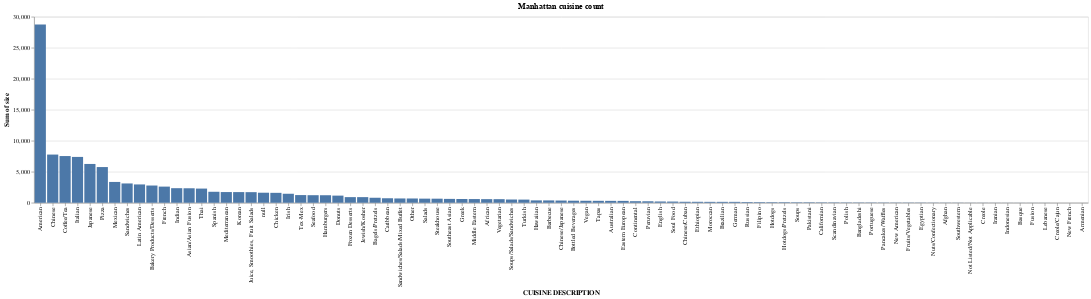

The code cell stored with this chart in its notebook:
### Code cell
alt.Chart(boros_cuisine[boros_cuisine.BORO == "Manhattan"]).mark_bar().encode(
    x= alt.X("CUISINE DESCRIPTION", sort = "-y"),
    y= "sum(size)",
    # facet = "BORO"
).properties(
    title="Manhattan cuisine count"
)

### Figure 1 — Vega-Lite specification as saved in the notebook (floating-point values rounded to 4 significant figures)
{"config": {"view": {"continuousWidth": 400, "continuousHeight": 300}}, "data": {"name": "data-fe89912572ce1c2afcf713e11820379a"}, "mark": "bar", "encoding": {"x": {"field": "CUISINE DESCRIPTION", "sort": "-y", "type": "nominal"}, "y": {"aggregate": "sum", "field": "size", "type": "quantitative"}}, "title": "Manhattan cuisine count", "$schema": "https://vega.github.io/schema/vega-lite/v4.17.0.json", "datasets": {"data-fe89912572ce1c2afcf713e11820379a": [{"CUISINE DESCRIPTION": "American", "BORO": "Manhattan", "size": 28765}, {"CUISINE DESCRIPTION": "Chinese", "BORO": "Manhattan", "size": 7770}, {"CUISINE DESCRIPTION": "Coffee/Tea", "BORO": "Manhattan", "size": 7530}, {"CUISINE DESCRIPTION": "Italian", "BORO": "Manhattan", "size": 7391}, {"CUISINE DESCRIPTION": "Japanese", "BORO": "Manhattan", "size": 6256}, {"CUISINE DESCRIPTION": "Pizza", "BORO": "Manhattan", "size": 5755}, {"CUISINE DESCRIPTION": "Mexican", "BORO": "Manhattan", "size": 3355}, {"CUISINE DESCRIPTION": "Sandwiches", "BORO": "Manhattan", "size": 3111}, {"CUISINE DESCRIPTION": "Latin American", "BORO": "Manhattan", "size": 2953}, {"CUISINE DESCRIPTION": "Bakery Products/Desserts", "BORO": "Manhattan", "size": 2776}, {"CUISINE DESCRIPTION": "French", "BORO": "Manhattan", "size": 2602}, {"CUISINE DESCRIPTION": "Indian", "BORO": "Manhattan", "size": 2348}, {"CUISINE DESCRIPTION": "Asian/Asian Fusion", "BORO": "Manhattan", "size": 2334}, {"CUISINE DESCRIPTION": "Thai", "BORO": "Manhattan", "size": 2284}, {"CUISINE DESCRIPTION": "Spanish", "BORO": "Manhattan", "size": 1768}, {"CUISINE DESCRIPTION": "Mediterranean", "BORO": "Manhattan", "size": 1723}, {"CUISINE DESCRIPTION": "Korean", "BORO": "Manhattan", "size": 1718}, {"CUISINE DESCRIPTION": "Juice, Smoothies, Fruit Salads", "BORO": "Manhattan", "size": 1708}, {"CUISINE DESCRIPTION": null, "BORO": "Manhattan", "size": 1617}, {"CUISINE DESCRIPTION": "Chicken", "BORO": "Manhattan", "size": 1597}, {"CUISINE DESCRIPTION": "Irish", "BORO": "Manhattan", "size": 1449}, {"CUISINE DESCRIPTION": "Tex-Mex", "BORO": "Manhattan", "size": 1236}, {"CUISINE DESCRIPTION": "Seafood", "BORO": "Manhattan", "size": 1218}, {"CUISINE DESCRIPTION": "Hamburgers", "BORO": "Manhattan", "size": 1211}, {"CUISINE DESCRIPTION": "Donuts", "BORO": "Manhattan", "size": 1149}, {"CUISINE DESCRIPTION": "Frozen Desserts", "BORO": "Manhattan", "size": 906}, {"CUISINE DESCRIPTION": "Jewish/Kosher", "BORO": "Manhattan", "size": 905}, {"CUISINE DESCRIPTION": "Bagels/Pretzels", "BORO": "Manhattan", "size": 804}, {"CUISINE DESCRIPTION": "Caribbean", "BORO": "Manhattan", "size": 724}, {"CUISINE DESCRIPTION": "Sandwiches/Salads/Mixed Buffet", "BORO": "Manhattan", "size": 692}, {"CUISINE DESCRIPTION": "Other", "BORO": "Manhattan", "size": 687}, {"CUISINE DESCRIPTION": "Salads", "BORO": "Manhattan", "size": 662}, {"CUISINE DESCRIPTION": "Steakhouse", "BORO": "Manhattan", "size": 654}, {"CUISINE DESCRIPTION": "Southeast Asian", "BORO": "Manhattan", "size": 621}, {"CUISINE DESCRIPTION": "Greek", "BORO": "Manhattan", "size": 600}, {"CUISINE DESCRIPTION": "Middle Eastern", "BORO": "Manhattan", "size": 594}, {"CUISINE DESCRIPTION": "African", "BORO": "Manhattan", "size": 580}, {"CUISINE DESCRIPTION": "Vegetarian", "BORO": "Manhattan", "size": 576}, {"CUISINE DESCRIPTION": "Soups/Salads/Sandwiches", "BORO": "Manhattan", "size": 522}, {"CUISINE DESCRIPTION": "Turkish", "BORO": "Manhattan", "size": 507}, {"CUISINE DESCRIPTION": "Hawaiian", "BORO": "Manhattan", "size": 380}, {"CUISINE DESCRIPTION": "Barbecue", "BORO": "Manhattan", "size": 375}, {"CUISINE DESCRIPTION": "Chinese/Japanese", "BORO": "Manhattan", "size": 355}, {"CUISINE DESCRIPTION": "Bottled Beverages", "BORO": "Manhattan", "size": 329}, {"CUISINE DESCRIPTION": "Vegan", "BORO": "Manhattan", "size": 319}, {"CUISINE DESCRIPTION": "Tapas", "BORO": "Manhattan", "size": 311}, {"CUISINE DESCRIPTION": "Australian", "BORO": "Manhattan", "size": 303}, {"CUISINE DESCRIPTION": "Eastern European", "BORO": "Manhattan", "size": 300}, {"CUISINE DESCRIPTION": "Continental", "BORO": "Manhattan", "size": 248}, {"CUISINE DESCRIPTION": "Peruvian", "BORO": "Manhattan", "size": 236}, {"CUISINE DESCRIPTION": "English", "BORO": "Manhattan", "size": 201}, {"CUISINE DESCRIPTION": "Soul Food", "BORO": "Manhattan", "size": 189}, {"CUISINE DESCRIPTION": "Chinese/Cuban", "BORO": "Manhattan", "size": 156}, {"CUISINE DESCRIPTION": "Ethiopian", "BORO": "Manhattan", "size": 152}, {"CUISINE DESCRIPTION": "Moroccan", "BORO": "Manhattan", "size": 143}, {"CUISINE DESCRIPTION": "Brazilian", "BORO": "Manhattan", "size": 143}, {"CUISINE DESCRIPTION": "German", "BORO": "Manhattan", "size": 142}, {"CUISINE DESCRIPTION": "Russian", "BORO": "Manhattan", "size": 107}, {"CUISINE DESCRIPTION": "Filipino", "BORO": "Manhattan", "size": 93}, {"CUISINE DESCRIPTION": "Hotdogs", "BORO": "Manhattan", "size": 85}, {"CUISINE DESCRIPTION": "Hotdogs/Pretzels", "BORO": "Manhattan", "size": 84}, {"CUISINE DESCRIPTION": "Soups", "BORO": "Manhattan", "size": 73}, {"CUISINE DESCRIPTION": "Pakistani", "BORO": "Manhattan", "size": 72}, {"CUISINE DESCRIPTION": "Californian", "BORO": "Manhattan", "size": 61}, {"CUISINE DESCRIPTION": "Scandinavian", "BORO": "Manhattan", "size": 58}, {"CUISINE DESCRIPTION": "Polish", "BORO": "Manhattan", "size": 50}, {"CUISINE DESCRIPTION": "Bangladeshi", "BORO": "Manhattan", "size": 48}, {"CUISINE DESCRIPTION": "Portuguese", "BORO": "Manhattan", "size": 45}, {"CUISINE DESCRIPTION": "Pancakes/Waffles", "BORO": "Manhattan", "size": 41}, {"CUISINE DESCRIPTION": "New American", "BORO": "Manhattan", "size": 37}, {"CUISINE DESCRIPTION": "Fruits/Vegetables", "BORO": "Manhattan", "size": 36}, {"CUISINE DESCRIPTION": "Egyptian", "BORO": "Manhattan", "size": 34}, {"CUISINE DESCRIPTION": "Nuts/Confectionary", "BORO": "Manhattan", "size": 26}, {"CUISINE DESCRIPTION": "Afghan", "BORO": "Manhattan", "size": 23}, {"CUISINE DESCRIPTION": "Southwestern", "BORO": "Manhattan", "size": 22}, {"CUISINE DESCRIPTION": "Not Listed/Not Applicable", "BORO": "Manhattan", "size": 15}, {"CUISINE DESCRIPTION": "Creole", "BORO": "Manhattan", "size": 15}, {"CUISINE DESCRIPTION": "Iranian", "BORO": "Manhattan", "size": 13}, {"CUISINE DESCRIPTION": "Indonesian", "BORO": "Manhattan", "size": 11}, {"CUISINE DESCRIPTION": "Basque", "BORO": "Manhattan", "size": 10}, {"CUISINE DESCRIPTION": "Fusion", "BORO": "Manhattan", "size": 9}, {"CUISINE DESCRIPTION": "Lebanese", "BORO": "Manhattan", "size": 8}, {"CUISINE DESCRIPTION": "Creole/Cajun", "BORO": "Manhattan", "size": 5}, {"CUISINE DESCRIPTION": "New French", "BORO": "Manhattan", "size": 3}, {"CUISINE DESCRIPTION": "Armenian", "BORO": "Manhattan", "size": 3}]}}
